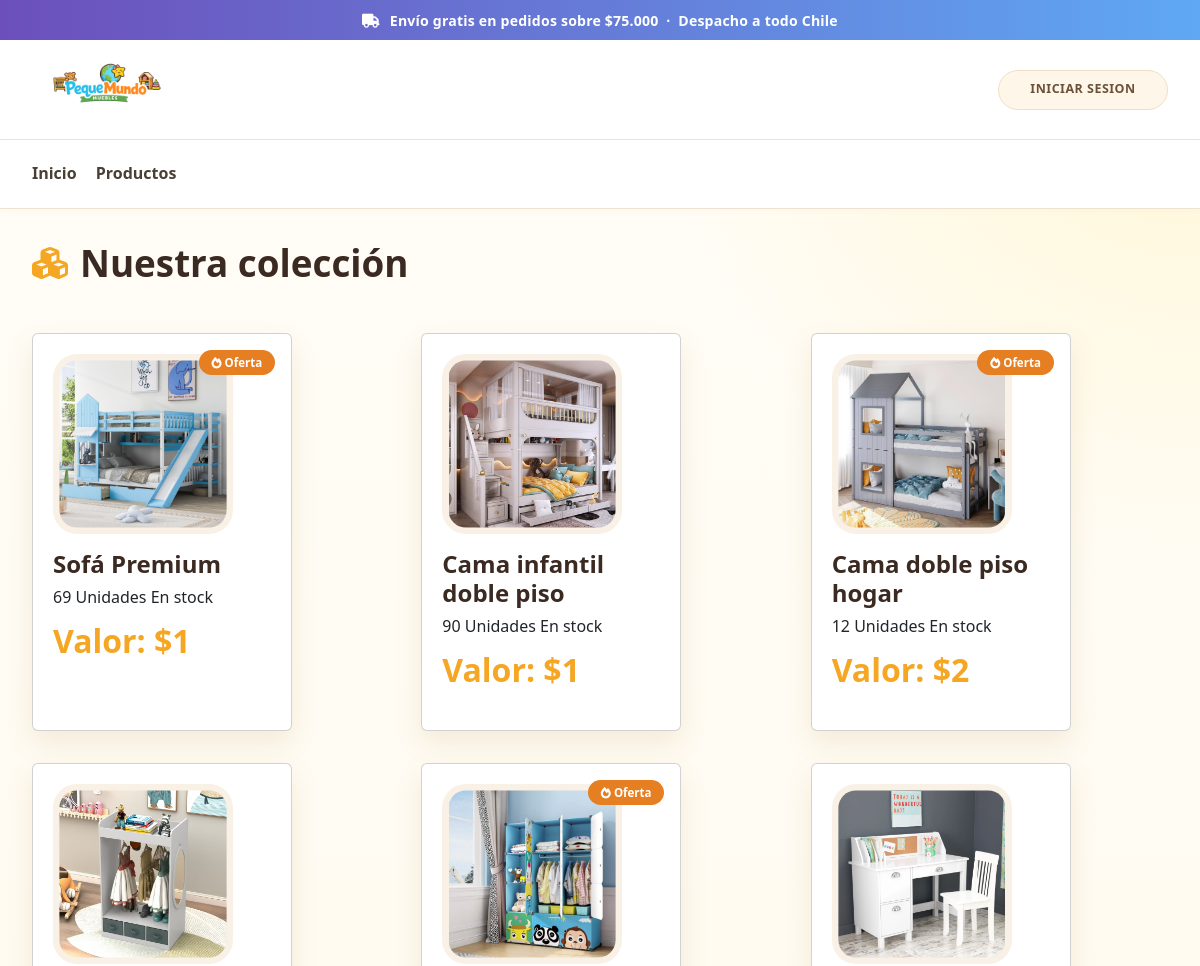
Page /paginaProductos/ (upper part) on the earlier database version.
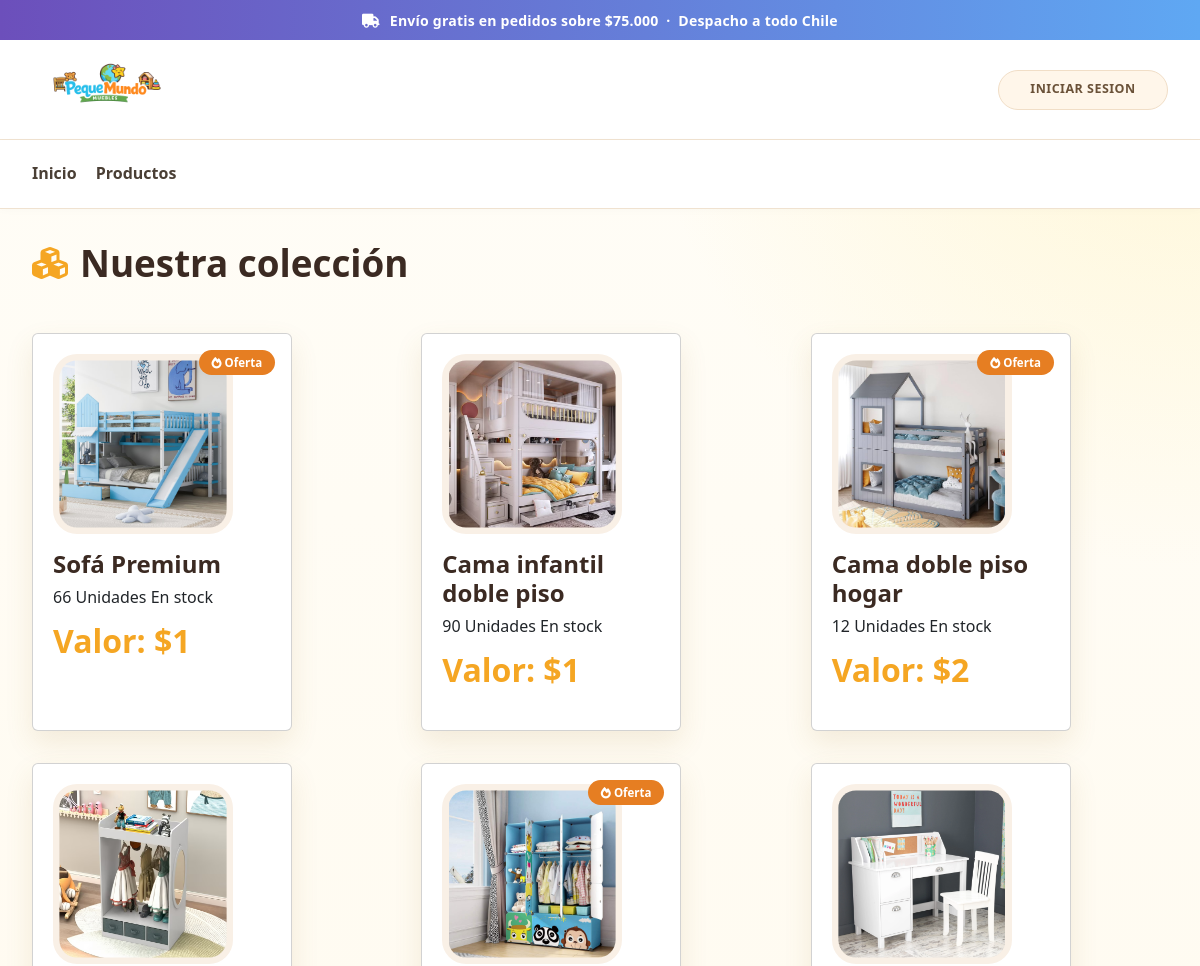
Same page on the later database version.
### app/models.py (models this page shows, shortened)
class mueble(models.Model):
    id = models.AutoField(primary_key=True)
    nombre = models.CharField(max_length=50)
    descripcion = models.CharField(max_length=50)
    foto = models.ImageField(
        upload_to= 'productos',
        null= True,
        blank= True,
    )
    precio = models.IntegerField()
    cantidad = models.IntegerField(default=0)
    estado = models.ForeignKey(
        estadoMueble,
        on_delete= models.CASCADE
    )
    disponiblidad = models.ForeignKey(
        disponiblidadMueble,
        on_delete= models.CASCADE
    )
    categoria_mueble = models.ForeignKey(
        categoriaMueble,
        on_delete= models.CASCADE,
        null=True
    )

class estadoMueble(models.Model):
    id = models.AutoField(primary_key=True)
    descripcion = models.CharField(max_length=50)
    def __str__(self):
        return self.descripcion

class disponiblidadMueble(models.Model):
    id = models.AutoField(primary_key=True)
    descripcion = models.CharField(max_length=50)

### app/views.py (the view)
# urls.py: path('paginaProductos/', listarCatalogo,name='IDpaginaProductos'),
def listarCatalogo(request):
    muebles = mueble.objects.all()
    page = request.GET.get('page', 1)
    paginator = Paginator(muebles, 8)
    try:
        muebles = paginator.page(page)
    except:
        muebles = paginator.page(1)
    varDatosMuebles = {
        'entity': muebles,
        'paginator': paginator,
        'datosMuebles': muebles
    }
    return render(
        request,
        'productos.html',
        varDatosMuebles
    )

### app/templates/productos.html (shortened to what this page needs)
{% load static %}
{% include 'base/navbar.html' %}
{% block content %}
<main class="products-container">
    <div class="products-header">
        <h1>
            <i class="fas fa-cubes"></i>
            Nuestra colección
        </h1>
    </div>
    <div id="productosGrid" class="productos-grid">
        {% for producto in datosMuebles %}
        <div class="card" data-id="{{ producto.id }}">
            <form
                method="POST"
                action="{% url 'agregar_carrito' producto.id %}"
            >
                {% if producto.estado.id == 1 %}
                       <div class="card-badge hot">
                           <i class="fas fa-fire"></i>
                           {{ producto.estado }}
                        </div>
                {% endif %}
                <img
                    src="{{ producto.foto.url }}"
                    alt="{{ producto.nombre }}"
                >
                <h3>{{ producto.nombre }}</h3>
                <div>
                    {% if producto.disponiblidad.descripcion != 'No disponible' %}
                        {{ producto.cantidad }} Unidades
                        {{ producto.disponiblidad.descripcion }}
                    {% else %}
                        Sin stock
                    {% endif %}
                </div>
                <div class="price">
                    Valor:  ${{ producto.precio }}
                </div>
            </form>
        </div>
        {% endfor %}
      </div>
</main>
{% endblock %}
{% include 'base/footer.html' %}

Differences in the rows shown:
changed mueble "Sofá Premium": cantidad "69" → "66"
